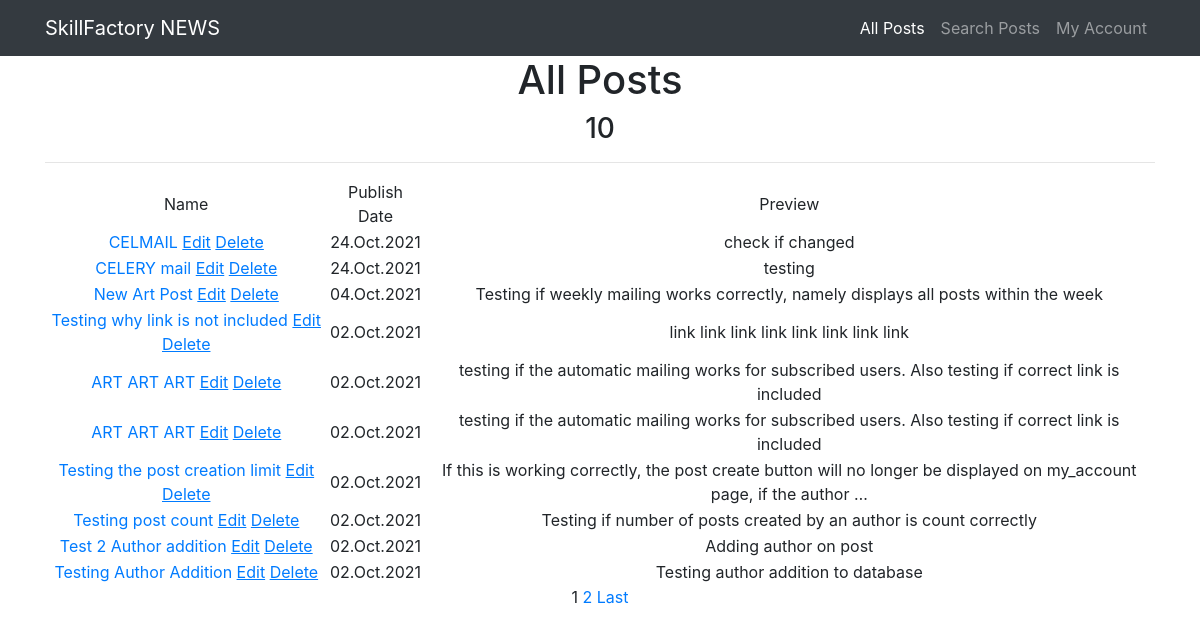
Page /news/ on the committed database.
### news/models.py (models this page shows, shortened)
class Post(models.Model):
    author = models.ForeignKey(Author, on_delete=models.CASCADE)
    type = models.CharField(max_length=3, choices=POST_TYPES, default=article)
    date = models.DateTimeField(auto_now_add=True)
    category = models.ManyToManyField(Category, through='PostCategory')
    name = models.CharField(max_length=255)
    text = models.TextField()
    rating = models.IntegerField(default=0)

### news/views.py (the view)
# urls.py: path('news/', (PostList.as_view()), name='posts'),
class PostList(ListView):
    model = Post
    template_name = 'posts.html'
    context_object_name = 'posts'
    ordering = ['-id']
    paginate_by = 10

### news/templatetags/custom_filters.py (called while the page is built)
@register.filter(name='Censor')
def Censor(value):
    if not isinstance(value, str):
        raise ValueError("Censor function accepts only strings")
    temp = value
    for word in CENSORED_WORDS.keys():
        test = re.compile(re.escape(word), re.IGNORECASE)
        result = test.sub(CENSORED_WORDS[word], temp)
        temp = str(result)
    return temp

### templates/posts.html (shortened to what this page needs)
{% extends 'flatpages/default.html' %}
{% load cache %}
{% load custom_filters %}
{% cache 60 header %}
{% block content %}
    <h1>All Posts</h1>
    <h3>{{posts | length}}</h3>
    <hr>
    {% if posts %}
        <table>
            <tr>
                <td>Name</td>
                <td>Publish Date</td>
                <td>Preview</td>
            </tr>
        {% for post in posts %}
            <tr>
                <td>
                    <a href="{% url 'post_detail' post.id %}">{{post.name | Censor}}</a>
                    <a href="{% url 'post_update' post.id %}"><u>Edit</u></a>
                    <a href="{% url 'post_delete' post.id %}"><u>Delete</u></a>
                </td>
                <td>{{post.date | date:'d.M.Y'}}</td>
                <td>{{post.text | truncatewords:20 | Censor}}</td>
            </tr>
        {% endfor %}
        </table>
        {% if is_paginated %}
            {% for num in page_obj.paginator.page_range %}
                {% if page_obj.number == num %}
                    <a>{{ num }}</a>
                {% elif num > page_obj.number|add:'-2' and num < page_obj.number|add:'2' %}
                    <a href="?page={{ num }}">{{ num }}</a>
                {% endif %}
            {% endfor %}
            {% if page_obj.has_next %}
                <a href="?page={{ page_obj.paginator.num_pages }}">Last</a>
            {% endif %}
        {% endif %}
    {% else %}
        <h2>No posts available!</h2>
    {% endif %}
{% endblock content %}
{% endcache %}

### rows in the picture
Post: name|Censor "CELMAIL", date "24.Oct.2021", text|Censor "check if changed"
Post: name|Censor "CELERY mail", date "24.Oct.2021", text|Censor "testing"
Post: name|Censor "New Art Post", date "04.Oct.2021", text|Censor "Testing if weekly mailing works correctly, namely displays all posts within the week"
Post: name|Censor "Testing why link is not included", date "02.Oct.2021", text|Censor "link link link link link link link link"
Post: name|Censor "ART ART ART", date "02.Oct.2021", text|Censor "testing if the automatic mailing works for subscribed users. Also testing if correct link is included"
Post: name|Censor "ART ART ART", date "02.Oct.2021", text|Censor "testing if the automatic mailing works for subscribed users. Also testing if correct link is included"
Post: name|Censor "Testing the post creation limit", date "02.Oct.2021", text|Censor "If this is working correctly, the post create button will no longer be displayed on my_account page, if the author …"
Post: name|Censor "Testing post count", date "02.Oct.2021", text|Censor "Testing if number of posts created by an author is count correctly"
Post: name|Censor "Test 2 Author addition", date "02.Oct.2021", text|Censor "Adding author on post"
Post: name|Censor "Testing Author Addition", date "02.Oct.2021", text|Censor "Testing author addition to database"

### other values in the picture
{{ posts | length }} "10"
{{ num }} "1"
{{ num }} "2"
